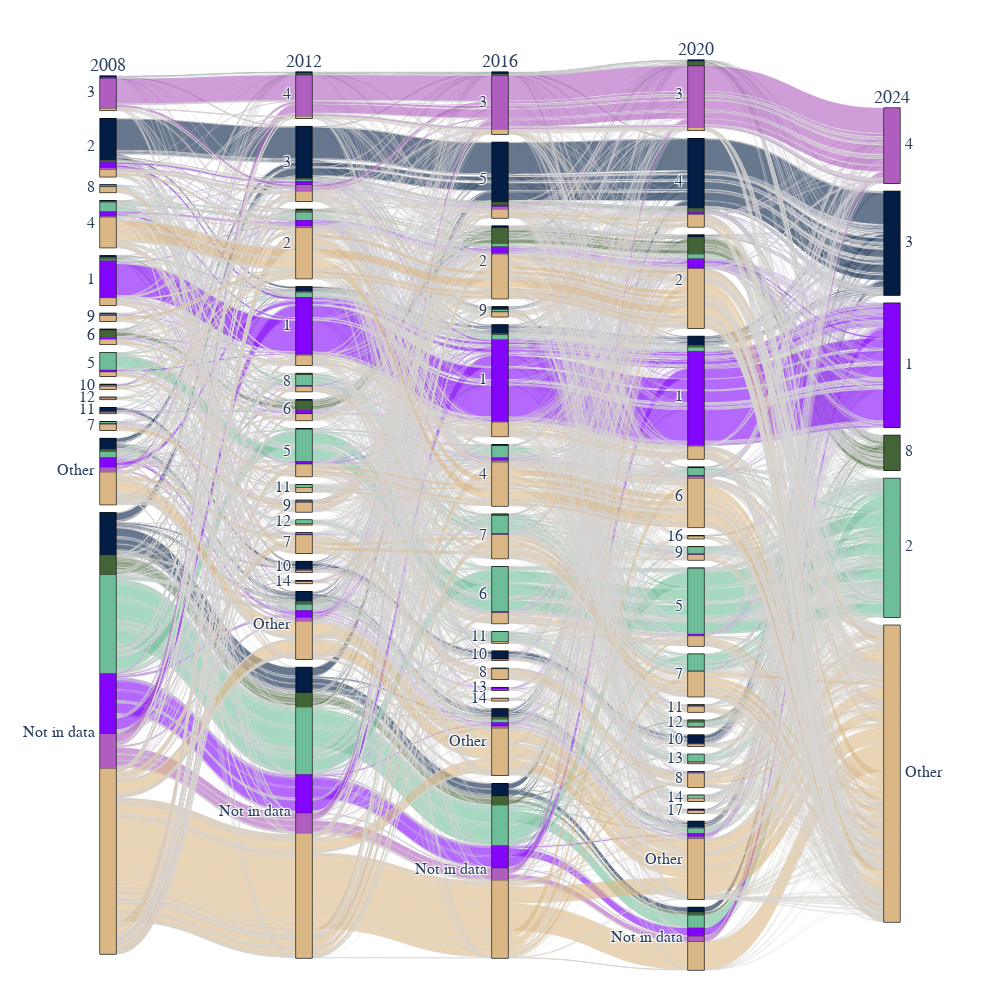

Notebook code cell kept with this figure:
### Code cell
df_filtered=df_combined

dim_2008=go.parcats.Dimension(values=df_filtered.C2008, label="2008",categoryorder='array',categoryarray=[x for x in df_filtered.C2008.unique() if x not in  ['Other','Not in data']] + ['Other','Not in data'])
dim_2012=go.parcats.Dimension(values=df_filtered.C2012, label="2012",categoryorder='array',categoryarray=[x for x in df_filtered.C2012.unique() if x not in  ['Other','Not in data']] + ['Other','Not in data'])
dim_2016=go.parcats.Dimension(values=df_filtered.C2016, label="2016",categoryorder='array',categoryarray=[x for x in df_filtered.C2016.unique() if x not in  ['Other','Not in data']] + ['Other','Not in data'])
dim_2020=go.parcats.Dimension(values=df_filtered.C2020, label="2020",categoryorder='array',categoryarray=[x for x in df_filtered.C2020.unique() if x not in  ['Other','Not in data']] + ['Other','Not in data'])
dim_2024=go.parcats.Dimension(values=df_filtered.C2024, label="2024",categoryorder='array',categoryarray=[x for x in df_filtered.C2024.unique() if x not in  ['Other','Not in data']] + ['Other','Not in data'])

dim=[dim_2008,dim_2012,dim_2016,dim_2020,dim_2024]
color = df_filtered.C2024.apply(lambda x: '#031D44' if x == '3' else '#8405FB' if x == '1' else ('#9A32DE' if x=='6' else( '#AF5EC0' if x=='4' else( '#C58BA3' if x=='10' else('#B5A399' if x=='7' else('#A4BB8F' if x=='13' else('#6DBE98' if x=='2' else('#00C4AA' if x=='5' else('#436436' if x=='8' else('#007A6A' if x=='11' else('#0853C4' if x=='9' else neutralcolor)))))))))))
colorscale = [[0, neutralcolor], [0.5, neutralcolor], [1, neutralcolor]];
fig = go.Figure(data = [go.Parcats(dimensions=dim,
        line={'color': color, 'colorscale': colorscale,'shape': 'hspline'},
        hoverinfo='count+probability',
        labelfont={'size': 18, 'family': 'Times'},
        tickfont={'size': 16, 'family': 'Times'},
        arrangement='freeform')])
fig.update_layout(
    margin=dict(l=60, r=60, t=60, b=30),
    height=1000,
    width=1000,
    title_x=0.5
)
fig.show()

#save as html
fig.write_html("Sankey/(Time_all.html")

### Figure 1 — Plotly figure (JSON) as saved in the notebook; plotly's stock layout.template omitted (floating-point values rounded to 4 significant figures; data arrays with more than 128 entries replaced by an {"elided": "..."} marker saying what was removed)
{"data": [{"arrangement": "freeform", "dimensions": [{"categoryarray": ["3", "2", "8", "4", "1", "9", "6", "5", "10", "12", "11", "7", "Other", "Not in data"], "categoryorder": "array", "label": "2008", "values": {"elided": "15728 str values"}}, {"categoryarray": ["4", "3", "2", "1", "8", "6", "5", "11", "9", "12", "7", "10", "14", "Other", "Not in data"], "categoryorder": "array", "label": "2012", "values": {"elided": "15728 str values"}}, {"categoryarray": ["3", "5", "2", "9", "1", "4", "7", "6", "11", "10", "8", "13", "14", "Other", "Not in data"], "categoryorder": "array", "label": "2016", "values": {"elided": "15728 str values"}}, {"categoryarray": ["3", "4", "2", "1", "6", "16", "9", "5", "7", "11", "12", "10", "13", "8", "14", "17", "Other", "Not in data"], "categoryorder": "array", "label": "2020", "values": {"elided": "15728 str values"}}, {"categoryarray": ["4", "3", "1", "8", "2", "Other", "Not in data"], "categoryorder": "array", "label": "2024", "values": {"elided": "15728 str values"}}], "hoverinfo": "count+probability", "labelfont": {"family": "Times", "size": 18}, "line": {"color": {"elided": "15728 str values"}, "colorscale": [[0, "rgb(218,183,133)"], [0.5, "rgb(218,183,133)"], [1, "rgb(218,183,133)"]], "shape": "hspline"}, "tickfont": {"family": "Times", "size": 16}, "type": "parcats"}], "layout": {"height": 1000, "margin": {"b": 30, "l": 60, "r": 60, "t": 60}, "title": {"x": 0.5}, "width": 1000}}
